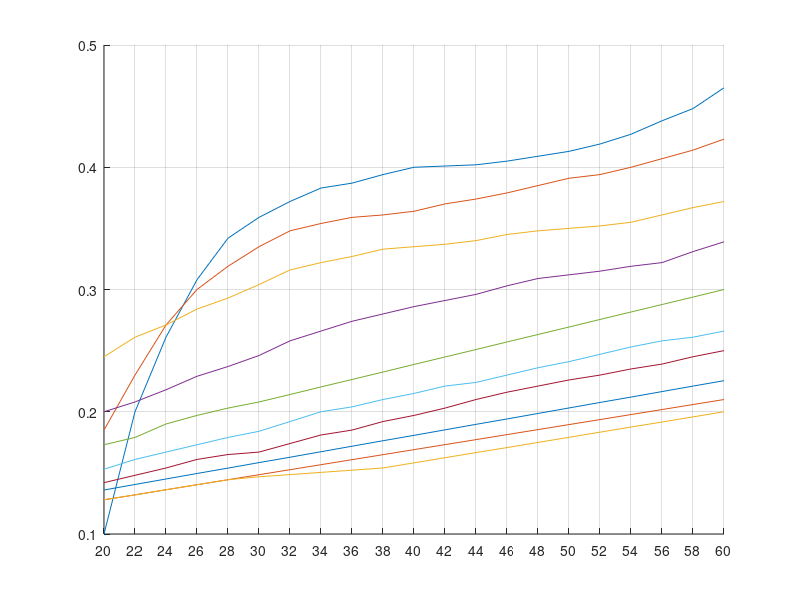

Write MATLAB code to recreate this figure.
%liftplot
x = [13.7 21.6 29.9 38.4 46.9 55.2 63.1 71.9 80.2 88.1];
y = (20:2:60);
cl(1,1) = 0.100; cl(1,2) = 0.185; cl(1,3) = 0.245; cl(1,4)  = 0.200; cl(1,5)   = 0.173;
cl(1,6) = 0.153; cl(1,7) = 0.142; cl(1,8) = 0.136; cl(1,9)  = 0.128; cl(1,10)  = 0.128;
cl(2,1) = 0.200; cl(2,2) = 0.230; cl(2,3) = 0.261; cl(2,4)  = 0.208; cl(2,5)   = 0.179;
cl(2,6) = 0.161; cl(2,7) = 0.148; cl(2,8) = 0.1405; cl(2,9) = 0.132; cl(2,10)  = 0.132;
cl(3,1) = 0.261; cl(3,2) = 0.271; cl(3,3) = 0.271; cl(3,4)  = 0.218; cl(3,5)   = 0.190;
cl(3,6) = 0.167; cl(3,7) = 0.154; cl(3,8) = 0.145; cl(3,9)  = 0.1362; cl(3,10) = 0.1362;
cl(4,1) = 0.308; cl(4,2) = 0.300; cl(4,3) = 0.284; cl(4,4)  = 0.229; cl(4,5)  =  0.197;
cl(4,6) = 0.173; cl(4,7) = 0.161; cl(4,8) = 0.1495; cl(4,9) = 0.1403; cl(4,10) = 0.1403;
cl(5,1) = 0.342; cl(5,2) = 0.319; cl(5,3) = 0.293; cl(5,4)  = 0.237; cl(5,5)   = 0.203;
cl(5,6) = 0.179; cl(5,7) = 0.165; cl(5,8) = 0.1539; cl(5,9) = 0.1444; cl(5,10) = 0.1444;
cl(6,1) = 0.359; cl(6,2) = 0.335; cl(6,3) = 0.304; cl(6,4)  = 0.246; cl(6,5)   = 0.208;
cl(6,6) = 0.184; cl(6,7) = 0.167; cl(6,8) = 0.1584; cl(6,9) = 0.1485; cl(6,10) = 0.1468;
cl(7,1) = 0.372; cl(7,2) = 0.348; cl(7,3) = 0.316; cl(7,4)  = 0.258; cl(7,5)   = 0.2141;
cl(7,6) = 0.192; cl(7,7) = 0.174; cl(7,8) = 0.1628; cl(7,9) = 0.1526; cl(7,10) = 0.1486;
cl(8,1) = 0.383; cl(8,2) = 0.354; cl(8,3) = 0.322; cl(8,4)  = 0.266; cl(8,5)   = 0.2203;
cl(8,6) = 0.200; cl(8,7) = 0.181; cl(8,8) = 0.1673; cl(8,9) = 0.1567; cl(8,10) = 0.1504;
cl(9,1) = 0.387; cl(9,2) = 0.359; cl(9,3) = 0.327; cl(9,4)  = 0.274; cl(9,5)   = 0.2264;
cl(9,6) = 0.204; cl(9,7) = 0.185; cl(9,8) = 0.1718; cl(9,9) = 0.1608; cl(9,10) = 0.1522;
cl(10,1) = 0.394; cl(10,2) = 0.361; cl(10,3) = 0.333; cl(10,4)  = 0.280; cl(10,5)   = 0.2325;
cl(10,6) = 0.210; cl(10,7) = 0.192; cl(10,8) = 0.1763; cl(10,9) = 0.1649; cl(10,10) = 0.154;
cl(11,1) = 0.400; cl(11,2) = 0.364; cl(11,3) = 0.335; cl(11,4)  = 0.286; cl(11,5)   = 0.2387;
cl(11,6) = 0.215; cl(11,7) = 0.197; cl(11,8) = 0.1807; cl(11,9) = 0.169; cl(11,10)  = 0.1582;
cl(12,1) = 0.401; cl(12,2) = 0.370; cl(12,3) = 0.337; cl(12,4)  = 0.291; cl(12,5)   = 0.2448;
cl(12,6) = 0.221; cl(12,7) = 0.203; cl(12,8) = 0.1852; cl(12,9) = 0.1731; cl(12,10) = 0.1624;
cl(13,1) = 0.402; cl(13,2) = 0.374; cl(13,3) = 0.340; cl(13,4)  = 0.296; cl(13,5)   = 0.2509;
cl(13,6) = 0.224; cl(13,7) = 0.210; cl(13,8) = 0.1897; cl(13,9) = 0.1772; cl(13,10) = 0.1666;
cl(14,1) = 0.405; cl(14,2) = 0.379; cl(14,3) = 0.345; cl(14,4)  = 0.303; cl(14,5)   = 0.2571;
cl(14,6) = 0.230; cl(14,7) = 0.216; cl(14,8) = 0.1941; cl(14,9) = 0.1813; cl(14,10) = 0.1707;
cl(15,1) = 0.409; cl(15,2) = 0.385; cl(15,3) = 0.348; cl(15,4)  = 0.309; cl(15,5)   = 0.2632;
cl(15,6) = 0.236; cl(15,7) = 0.221; cl(15,8) = 0.1986; cl(15,9) = 0.1854; cl(15,10) = 0.1749;
cl(16,1) = 0.413; cl(16,2) = 0.391; cl(16,3) = 0.350; cl(16,4)  = 0.312; cl(16,5)   = 0.2693;
cl(16,6) = 0.241; cl(16,7) = 0.226; cl(16,8) = 0.2031; cl(16,9) = 0.1895; cl(16,10) = 0.1791;
cl(17,1) = 0.419; cl(17,2) = 0.394; cl(17,3) = 0.352; cl(17,4)  = 0.315; cl(17,5)   = 0.2755;
cl(17,6) = 0.247; cl(17,7) = 0.230; cl(17,8) = 0.2076; cl(17,9) = 0.1936; cl(17,10) = 0.1833;
cl(18,1) = 0.427; cl(18,2) = 0.400; cl(18,3) = 0.355; cl(18,4)  = 0.319; cl(18,5)   = 0.2816;
cl(18,6) = 0.253; cl(18,7) = 0.235; cl(18,8) = 0.212; cl(18,9)  = 0.1977; cl(18,10) = 0.1875;
cl(19,1) = 0.438; cl(19,2) = 0.407; cl(19,3) = 0.361; cl(19,4)  = 0.322; cl(19,5)   = 0.2877;
cl(19,6) = 0.258; cl(19,7) = 0.239; cl(19,8) = 0.2165; cl(19,9) = 0.2018; cl(19,10) = 0.1916;
cl(20,1) = 0.448; cl(20,2) = 0.414; cl(20,3) = 0.367; cl(20,4)  = 0.331; cl(20,5)   = 0.2938;
cl(20,6) = 0.261; cl(20,7) = 0.245; cl(20,8) = 0.221; cl(20,9)  = 0.2059; cl(20,10) = 0.1958;
cl(21,1) = 0.465; cl(21,2) = 0.423; cl(21,3) = 0.372; cl(21,4)  = 0.339; cl(21,5)   = 0.300;
cl(21,6) = 0.266; cl(21,7) = 0.250; cl(21,8) = 0.2254; cl(21,9) = 0.210; cl(21,10)  = 0.200;
hold on
for k = 1: 10
    plot(y,cl(:,k));
end
hold off
set(gca,'XTick',20:2:60);
grid on
